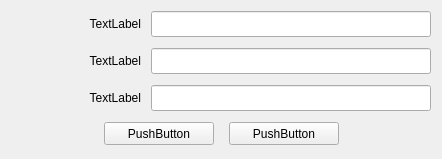
<?xml version="1.0" encoding="UTF-8"?>
<ui version="4.0">
 <class>AngKCodeGeneratorDlg</class>
 <widget class="QWidget" name="AngKCodeGeneratorDlg">
  <property name="geometry">
   <rect>
    <x>0</x>
    <y>0</y>
    <width>442</width>
    <height>159</height>
   </rect>
  </property>
  <property name="windowTitle">
   <string>AngKCodeGeneratorDlg</string>
  </property>
  <layout class="QHBoxLayout" name="horizontalLayout">
   <property name="spacing">
    <number>0</number>
   </property>
   <property name="leftMargin">
    <number>0</number>
   </property>
   <property name="topMargin">
    <number>0</number>
   </property>
   <property name="rightMargin">
    <number>0</number>
   </property>
   <property name="bottomMargin">
    <number>0</number>
   </property>
   <item>
    <widget class="QWidget" name="backgroundWidget" native="true">
     <layout class="QVBoxLayout" name="verticalLayout_2">
      <property name="spacing">
       <number>10</number>
      </property>
      <property name="leftMargin">
       <number>0</number>
      </property>
      <property name="topMargin">
       <number>10</number>
      </property>
      <property name="rightMargin">
       <number>0</number>
      </property>
      <property name="bottomMargin">
       <number>10</number>
      </property>
      <item>
       <layout class="QHBoxLayout" name="horizontalLayout_2">
        <property name="spacing">
         <number>10</number>
        </property>
        <item>
         <spacer name="horizontalSpacer_4">
          <property name="orientation">
           <enum>Qt::Horizontal</enum>
          </property>
          <property name="sizeHint" stdset="0">
           <size>
            <width>40</width>
            <height>20</height>
           </size>
          </property>
         </spacer>
        </item>
        <item>
         <widget class="QLabel" name="randomCodeText">
          <property name="minimumSize">
           <size>
            <width>130</width>
            <height>20</height>
           </size>
          </property>
          <property name="maximumSize">
           <size>
            <width>130</width>
            <height>20</height>
           </size>
          </property>
          <property name="text">
           <string>TextLabel</string>
          </property>
          <property name="alignment">
           <set>Qt::AlignRight|Qt::AlignTrailing|Qt::AlignVCenter</set>
          </property>
         </widget>
        </item>
        <item>
         <widget class="QLineEdit" name="randomCodeEdit">
          <property name="minimumSize">
           <size>
            <width>280</width>
            <height>26</height>
           </size>
          </property>
          <property name="maximumSize">
           <size>
            <width>280</width>
            <height>26</height>
           </size>
          </property>
         </widget>
        </item>
        <item>
         <spacer name="horizontalSpacer">
          <property name="orientation">
           <enum>Qt::Horizontal</enum>
          </property>
          <property name="sizeHint" stdset="0">
           <size>
            <width>40</width>
            <height>20</height>
           </size>
          </property>
         </spacer>
        </item>
       </layout>
      </item>
      <item>
       <layout class="QHBoxLayout" name="horizontalLayout_4">
        <property name="spacing">
         <number>10</number>
        </property>
        <item>
         <spacer name="horizontalSpacer_5">
          <property name="orientation">
           <enum>Qt::Horizontal</enum>
          </property>
          <property name="sizeHint" stdset="0">
           <size>
            <width>40</width>
            <height>20</height>
           </size>
          </property>
         </spacer>
        </item>
        <item>
         <widget class="QLabel" name="secureKeyText">
          <property name="minimumSize">
           <size>
            <width>130</width>
            <height>20</height>
           </size>
          </property>
          <property name="maximumSize">
           <size>
            <width>130</width>
            <height>20</height>
           </size>
          </property>
          <property name="text">
           <string>TextLabel</string>
          </property>
          <property name="alignment">
           <set>Qt::AlignRight|Qt::AlignTrailing|Qt::AlignVCenter</set>
          </property>
         </widget>
        </item>
        <item>
         <widget class="QLineEdit" name="secureKeyEdit">
          <property name="minimumSize">
           <size>
            <width>280</width>
            <height>26</height>
           </size>
          </property>
          <property name="maximumSize">
           <size>
            <width>280</width>
            <height>26</height>
           </size>
          </property>
         </widget>
        </item>
        <item>
         <spacer name="horizontalSpacer_6">
          <property name="orientation">
           <enum>Qt::Horizontal</enum>
          </property>
          <property name="sizeHint" stdset="0">
           <size>
            <width>40</width>
            <height>20</height>
           </size>
          </property>
         </spacer>
        </item>
       </layout>
      </item>
      <item>
       <layout class="QHBoxLayout" name="horizontalLayout_5">
        <property name="spacing">
         <number>10</number>
        </property>
        <item>
         <spacer name="horizontalSpacer_7">
          <property name="orientation">
           <enum>Qt::Horizontal</enum>
          </property>
          <property name="sizeHint" stdset="0">
           <size>
            <width>40</width>
            <height>20</height>
           </size>
          </property>
         </spacer>
        </item>
        <item>
         <widget class="QLabel" name="checkCodeText">
          <property name="minimumSize">
           <size>
            <width>130</width>
            <height>20</height>
           </size>
          </property>
          <property name="maximumSize">
           <size>
            <width>130</width>
            <height>20</height>
           </size>
          </property>
          <property name="text">
           <string>TextLabel</string>
          </property>
          <property name="alignment">
           <set>Qt::AlignRight|Qt::AlignTrailing|Qt::AlignVCenter</set>
          </property>
         </widget>
        </item>
        <item>
         <widget class="QLineEdit" name="checkCodeEdit">
          <property name="minimumSize">
           <size>
            <width>280</width>
            <height>26</height>
           </size>
          </property>
          <property name="maximumSize">
           <size>
            <width>280</width>
            <height>26</height>
           </size>
          </property>
         </widget>
        </item>
        <item>
         <spacer name="horizontalSpacer_8">
          <property name="orientation">
           <enum>Qt::Horizontal</enum>
          </property>
          <property name="sizeHint" stdset="0">
           <size>
            <width>40</width>
            <height>20</height>
           </size>
          </property>
         </spacer>
        </item>
       </layout>
      </item>
      <item>
       <layout class="QHBoxLayout" name="horizontalLayout_3">
        <property name="spacing">
         <number>15</number>
        </property>
        <item>
         <spacer name="horizontalSpacer_2">
          <property name="orientation">
           <enum>Qt::Horizontal</enum>
          </property>
          <property name="sizeHint" stdset="0">
           <size>
            <width>40</width>
            <height>20</height>
           </size>
          </property>
         </spacer>
        </item>
        <item>
         <widget class="QPushButton" name="generateButton">
          <property name="minimumSize">
           <size>
            <width>110</width>
            <height>23</height>
           </size>
          </property>
          <property name="maximumSize">
           <size>
            <width>110</width>
            <height>23</height>
           </size>
          </property>
          <property name="text">
           <string>PushButton</string>
          </property>
         </widget>
        </item>
        <item>
         <widget class="QPushButton" name="exitButton">
          <property name="minimumSize">
           <size>
            <width>110</width>
            <height>23</height>
           </size>
          </property>
          <property name="maximumSize">
           <size>
            <width>110</width>
            <height>23</height>
           </size>
          </property>
          <property name="text">
           <string>PushButton</string>
          </property>
         </widget>
        </item>
        <item>
         <spacer name="horizontalSpacer_3">
          <property name="orientation">
           <enum>Qt::Horizontal</enum>
          </property>
          <property name="sizeHint" stdset="0">
           <size>
            <width>40</width>
            <height>20</height>
           </size>
          </property>
         </spacer>
        </item>
       </layout>
      </item>
     </layout>
    </widget>
   </item>
  </layout>
 </widget>
 <layoutdefault spacing="6" margin="11"/>
 <resources/>
 <connections/>
</ui>
